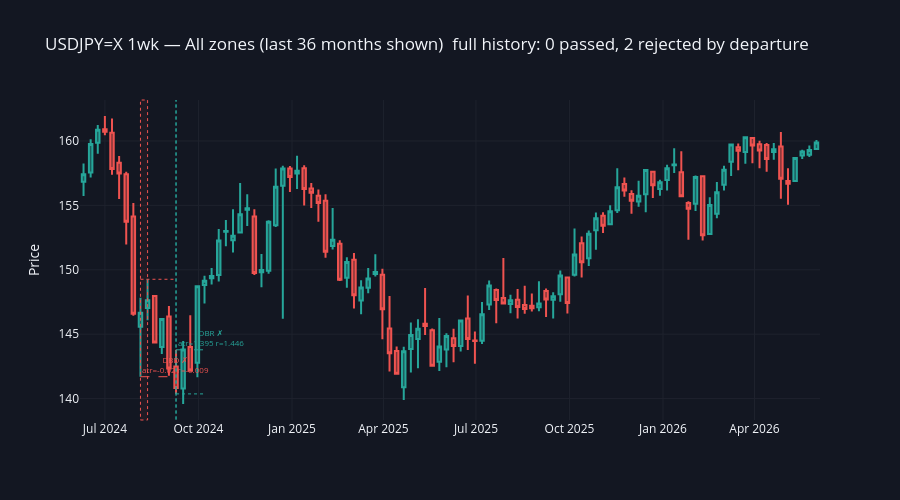
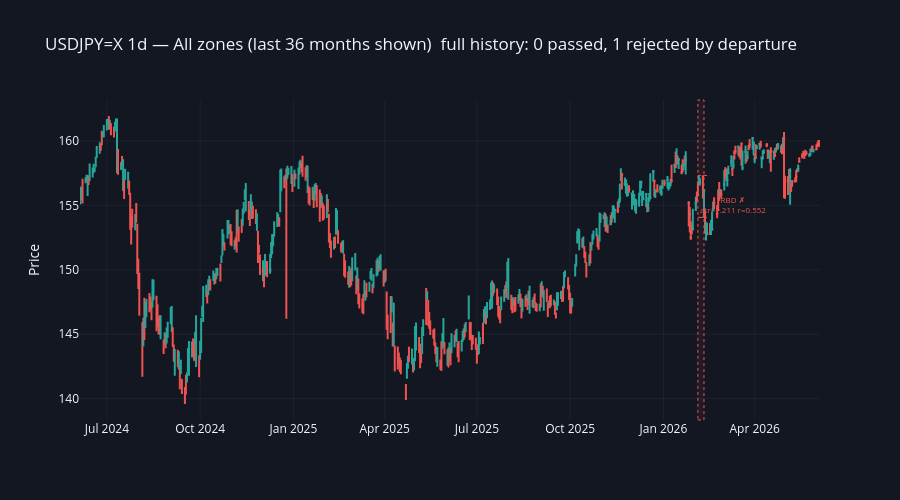
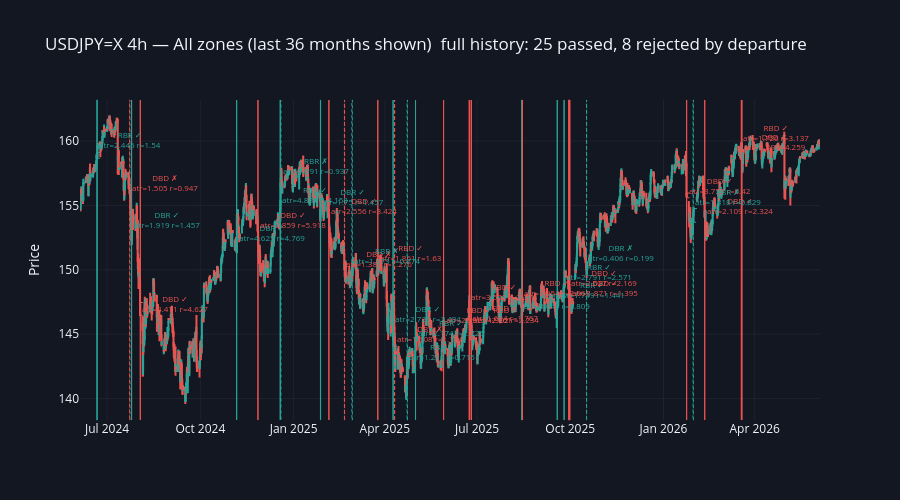
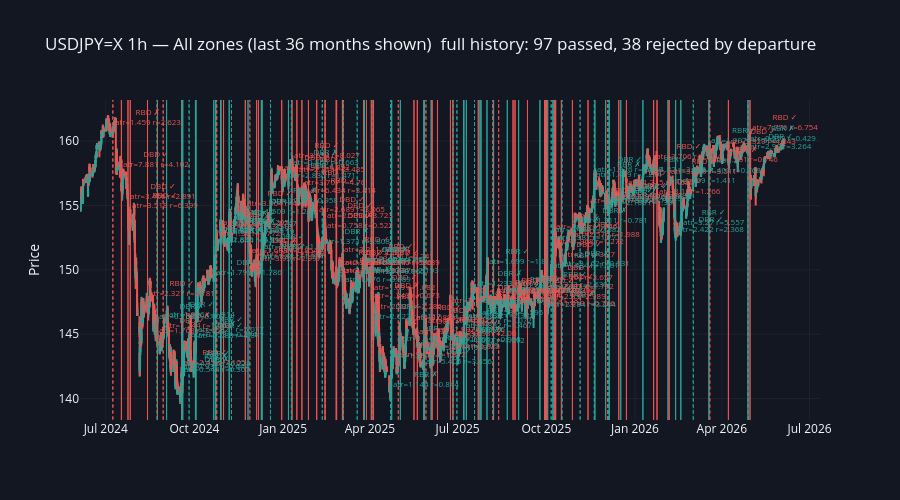

Source (notebook cell) for these figures, in order:
### Markdown cell above
## 5. Visualize — all 4 timeframes

### Code cell
import plotly.graph_objects as go

PLOT_MONTHS = 36

FILL_PASSED = {"demand": "rgba(38,166,154,0.15)", "supply": "rgba(239,83,80,0.15)"}
FILL_REJ    = {"demand": "rgba(38,166,154,0.06)", "supply": "rgba(239,83,80,0.06)"}
EDGE_COLOR  = {"demand": "#26a69a",               "supply": "#ef5350"}


def plot_zones(tf: str, r: dict) -> None:
    df        = r["df"]
    all_zones = r["passed_zones"] + r["rejected"]

    cutoff  = df.index[-1] - pd.DateOffset(months=PLOT_MONTHS)
    df_plot = df[df.index >= cutoff].copy()
    offset  = len(df) - len(df_plot)

    vis_zones    = [z for z in all_zones if z["end"] >= offset]
    n_passed_all = len(r["passed_zones"])
    n_rej_all    = len(r["rejected"])

    fig = go.Figure()

    fig.add_trace(go.Candlestick(
        x=df_plot.index,
        open=df_plot["open"], high=df_plot["high"],
        low=df_plot["low"],   close=df_plot["close"],
        increasing_line_color=COLOR_BULL,
        decreasing_line_color=COLOR_BEAR,
        name="Price",
    ))

    for z in vis_zones:
        bs_plot = max(z["start"] - offset, 0)
        be_plot = min(z["end"]   - offset, len(df_plot) - 1)
        zt      = z["zone_type"]
        passed  = z["passed"]

        x0 = df_plot.index[bs_plot]
        x1 = df_plot.index[be_plot]

        fig.add_vrect(
            x0=x0, x1=x1,
            fillcolor=FILL_PASSED[zt] if passed else FILL_REJ[zt],
            line_color=EDGE_COLOR[zt],
            line_width=1,
            line_dash="solid" if passed else "dot",
            opacity=1.0,
        )

        ext_iloc = min(z["end"] - offset + DEPARTURE_CANDLES + 1, len(df_plot) - 1)
        x_ext = df_plot.index[ext_iloc]

        fig.add_shape(
            type="line", x0=x0, x1=x_ext,
            y0=z["proximal"], y1=z["proximal"],
            line=dict(color=EDGE_COLOR[zt], width=1, dash="dash"),
        )
        fig.add_shape(
            type="line", x0=x0, x1=x_ext,
            y0=z["distal"], y1=z["distal"],
            line=dict(color=EDGE_COLOR[zt], width=1, dash="dot"),
        )

        status = "✓" if passed else "✗"
        fig.add_annotation(
            x=x0, y=z["proximal"],
            text=f"{z['formation']} {status}<br>atr={z['dep_atr']} r={z['dep_ratio']}",
            showarrow=False,
            font=dict(size=8, color=EDGE_COLOR[zt]),
            xanchor="left", yanchor="bottom",
        )

    fig.update_layout(
        title=(
            f"{SYMBOL} {tf} — All zones (last {PLOT_MONTHS} months shown)  "
            f"full history: {n_passed_all} passed, {n_rej_all} rejected by departure"
        ),
        xaxis_rangeslider_visible=False,
        template="plotly_dark",
        paper_bgcolor=BG,
        plot_bgcolor=BG,
        xaxis=dict(gridcolor=GRID),
        yaxis=dict(gridcolor=GRID, title="Price"),
        height=500,
    )
    fig.show()


for tf, r in results.items():
    plot_zones(tf, r)
